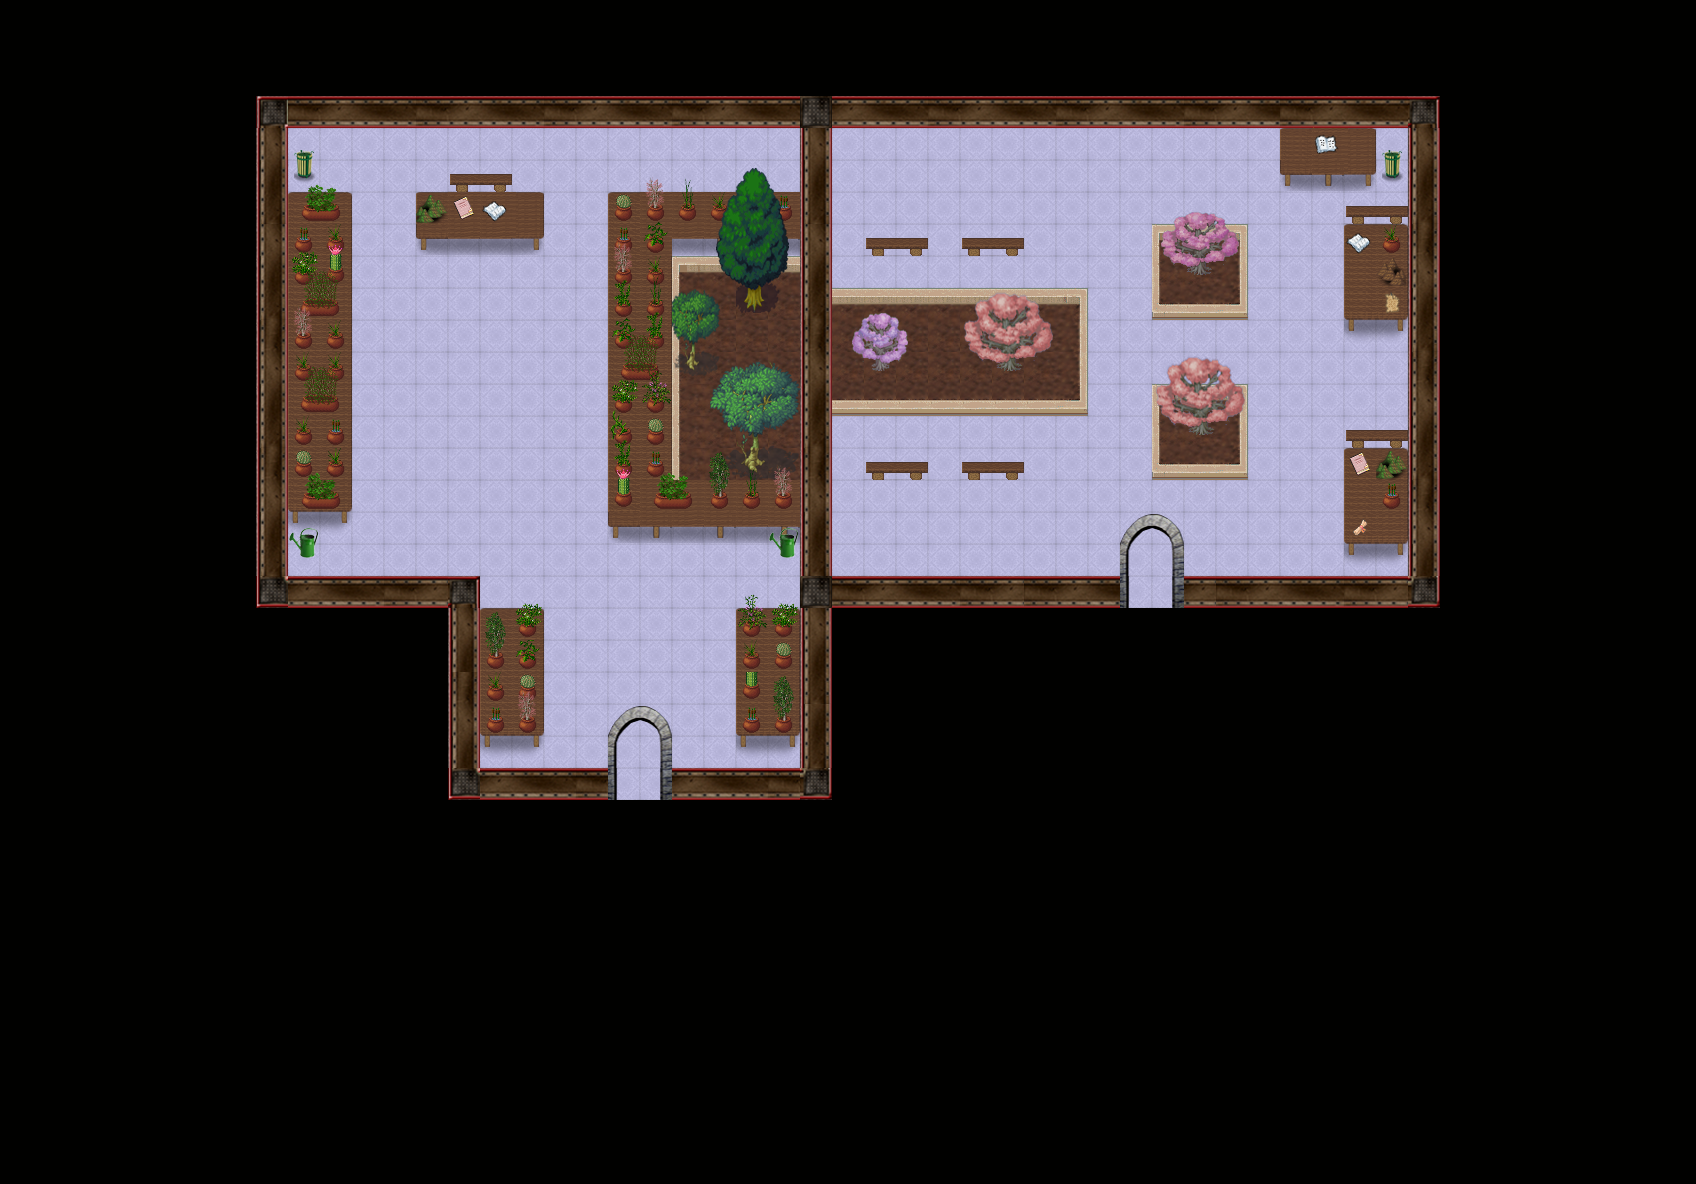

Tiled map render using the project's own tile images. Description and the map definition, with tile-layer contents summarised, below:
An orthogonal 53x37 tile map with 32x32 px tiles, 3 tile layers (Ground, Fringe, Top), 2 hidden layers not drawn, 12 tilesets.

<map version="1.0" orientation="orthogonal" width="53" height="37" tilewidth="32" tileheight="32">
 <tileset firstgid="1" name="siyah" tilewidth="32" tileheight="32">
  <image source="../graphics/tiles/elektroadd/siyah.png" />
 </tileset>
 <tileset firstgid="2" name="duvar" tilewidth="32" tileheight="32">
  <image source="../graphics/tiles/elektroadd/oda_platform.png" />
 </tileset>
 <tileset firstgid="172" name="kaplama" tilewidth="32" tileheight="32">
  <image source="../graphics/tiles/elektroadd/kaplamalar.png" />
 </tileset>
 <tileset firstgid="190" name="kapi" tilewidth="32" tileheight="32">
  <image source="../graphics/tiles/elektroadd/kapiacikic.png" />
 </tileset>
 <tileset firstgid="196" name="collision" tilewidth="32" tileheight="32">
  <image source="../graphics/tiles/collision.png" />
 </tileset>
 <tileset firstgid="198" name="malzeme" tilewidth="32" tileheight="32">
  <image source="../graphics/tiles/elektroadd/malzemeler.png" />
 </tileset>
 <tileset firstgid="298" name="malzeme2" tilewidth="32" tileheight="32">
  <image source="../graphics/tiles/elektroadd/malzemeler2.png" />
 </tileset>
 <tileset firstgid="314" name="cicekler" tilewidth="32" tileheight="32">
  <image source="../graphics/tiles/Pots_x2.png" />
 </tileset>
 <tileset firstgid="346" name="agacalti" tilewidth="32" tileheight="32">
  <image source="../graphics/tiles/elektroadd/kaldirimlar.png" />
 </tileset>
 <tileset firstgid="388" name="agacpembe" tilewidth="32" tileheight="32">
  <image source="../graphics/tiles/elektroadd/agacpembe.png" />
 </tileset>
 <tileset firstgid="415" name="agacuzun" tilewidth="32" tileheight="32">
  <image source="../graphics/tiles/elektroadd/agacuzun.png" />
 </tileset>
 <tileset firstgid="451" name="agac" tilewidth="32" tileheight="32">
  <image source="../graphics/tiles/elektroadd/agaclar.png" />
 </tileset>
 <layer name="Ground" width="53" height="37">
  <data>[1961 cells, 1961 non-empty, 27 distinct tile ids]</data>
 </layer>
 <layer name="Fringe" width="53" height="37">
  <data>[1961 cells, 151 non-empty, 53 distinct tile ids]</data>
 </layer>
 <layer name="Top" width="53" height="37">
  <data>[1961 cells, 153 non-empty, 92 distinct tile ids]</data>
 </layer>
 <layer name="Collision" width="53" height="37" visible="0">
  <data>[1961 cells, 1560 non-empty, 1 distinct tile ids]</data>
 </layer>
 <layer name="Objects" width="53" height="37" visible="0">
  <data>[1961 cells, 0 non-empty, 0 distinct tile ids]</data>
 </layer>
</map>
